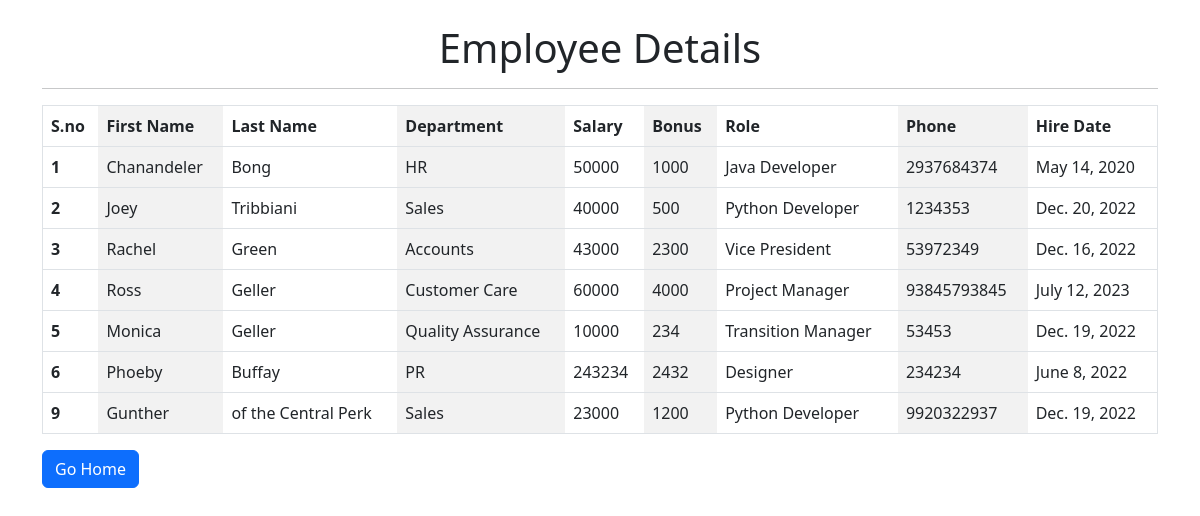
The app's page /all_emp with its own data.
### emp_app/models.py (models this page shows, shortened)
class Employee(models.Model):
    first_name = models.CharField(max_length=100)
    last_name = models.CharField(max_length=100)
    dept = models.ForeignKey(Department, on_delete=models.CASCADE)
    salary = models.IntegerField(default=0)
    bonus = models.IntegerField(default=0)
    role = models.ForeignKey(Role, on_delete=models.CASCADE)
    phone = models.IntegerField(default=0)
    hire_date = models.DateField()

class Department(models.Model):
    name = models.CharField(max_length=100)
    location = models.CharField(max_length=100)
    def __str__(self):
        return self.name

class Role(models.Model):
    name = models.CharField(max_length=100)
    def __str__(self):
        return self.name

### emp_app/views.py (the view)
# urls.py: path('all_emp', views.all_emp, name = 'all_emp'),
def all_emp(request):
    emps = Employee.objects.all()
    context = {'emps': emps}
    return render(request, 'all_emp.html', context)

### templates/all_emp.html (shortened to what this page needs)
<!DOCTYPE html>
<html lang="en">
  <head>
    <link
      href="https://cdn.jsdelivr.net/npm/bootstrap@5.2.3/dist/css/bootstrap.min.css"
      rel="stylesheet"
    />
  </head>
  <body>
    <div class="container">
      <br />
      <h1 class="text-center">Employee Details</h1>
      <hr />
      <table class="table table-striped-columns border">
        <thead>
          <tr>
            <th scope="col">S.no</th>
            <th scope="col">First Name</th>
            <th scope="col">Last Name</th>
            <th scope="col">Department</th>
            <th scope="col">Salary</th>
            <th scope="col">Bonus</th>
            <th scope="col">Role</th>
            <th scope="col">Phone</th>
            <th scope="col">Hire Date</th>
          </tr>
        </thead>
        <tbody>
          {% for emp in emps %}
          <tr>
            <th scope="row">{{emp.id}}</th>
            <td>{{emp.first_name}}</td>
            <td>{{emp.last_name}}</td>
            <td>{{emp.dept}}</td>
            <td>{{emp.salary}}</td>
            <td>{{emp.bonus}}</td>
            <td>{{emp.role}}</td>
            <td>{{emp.phone}}</td>
            <td>{{emp.hire_date}}</td>
          </tr>
          {% endfor %}
        </tbody>
      </table>
      <a href="/" class="btn btn-primary">Go Home</a>
    </div>
  </body>
</html>

### records on screen
Employee: id "1", first_name "Chanandeler", last_name "Bong", dept "HR", salary "50000", bonus "1000", role "Java Developer", phone "2937684374", hire_date "May 14, 2020"
Employee: id "2", first_name "Joey", last_name "Tribbiani", dept "Sales", salary "40000", bonus "500", role "Python Developer", phone "1234353", hire_date "Dec. 20, 2022"
Employee: id "3", first_name "Rachel", last_name "Green", dept "Accounts", salary "43000", bonus "2300", role "Vice President", phone "53972349", hire_date "Dec. 16, 2022"
Employee: id "4", first_name "Ross", last_name "Geller", dept "Customer Care", salary "60000", bonus "4000", role "Project Manager", phone "93845793845", hire_date "July 12, 2023"
Employee: id "5", first_name "Monica", last_name "Geller", dept "Quality Assurance", salary "10000", bonus "234", role "Transition Manager", phone "53453", hire_date "Dec. 19, 2022"
Employee: id "6", first_name "Phoeby", last_name "Buffay", dept "PR", salary "243234", bonus "2432", role "Designer", phone "234234", hire_date "June 8, 2022"
Employee: id "9", first_name "Gunther", last_name "of the Central Perk", dept "Sales", salary "23000", bonus "1200", role "Python Developer", phone "9920322937", hire_date "Dec. 19, 2022"
